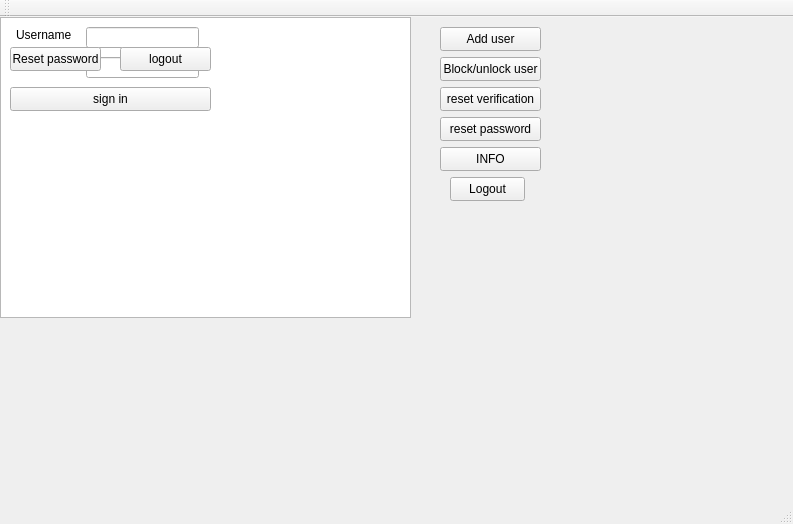
<?xml version="1.0" encoding="UTF-8"?>
<ui version="4.0">
 <class>SecurityLabClass</class>
 <widget class="QMainWindow" name="SecurityLabClass">
  <property name="geometry">
   <rect>
    <x>0</x>
    <y>0</y>
    <width>793</width>
    <height>524</height>
   </rect>
  </property>
  <property name="windowTitle">
   <string>SecurityLab</string>
  </property>
  <widget class="QWidget" name="centralWidget">
   <widget class="QWidget" name="AdminPage" native="true">
    <property name="geometry">
     <rect>
      <x>0</x>
      <y>0</y>
      <width>581</width>
      <height>301</height>
     </rect>
    </property>
    <widget class="QTableView" name="users_view">
     <property name="geometry">
      <rect>
       <x>0</x>
       <y>0</y>
       <width>411</width>
       <height>301</height>
      </rect>
     </property>
    </widget>
    <widget class="QPushButton" name="adm_add_user_btn">
     <property name="geometry">
      <rect>
       <x>440</x>
       <y>10</y>
       <width>101</width>
       <height>24</height>
      </rect>
     </property>
     <property name="text">
      <string>Add user</string>
     </property>
    </widget>
    <widget class="QPushButton" name="adm_block_btn">
     <property name="geometry">
      <rect>
       <x>440</x>
       <y>40</y>
       <width>101</width>
       <height>24</height>
      </rect>
     </property>
     <property name="text">
      <string>Block/unlock user</string>
     </property>
    </widget>
    <widget class="QPushButton" name="adm_reset_verification_btn">
     <property name="geometry">
      <rect>
       <x>440</x>
       <y>70</y>
       <width>101</width>
       <height>24</height>
      </rect>
     </property>
     <property name="text">
      <string>reset verification</string>
     </property>
    </widget>
    <widget class="QPushButton" name="adm_info_btn">
     <property name="geometry">
      <rect>
       <x>440</x>
       <y>130</y>
       <width>101</width>
       <height>24</height>
      </rect>
     </property>
     <property name="text">
      <string>INFO</string>
     </property>
    </widget>
    <widget class="QPushButton" name="adm_logout_btn">
     <property name="geometry">
      <rect>
       <x>450</x>
       <y>160</y>
       <width>75</width>
       <height>24</height>
      </rect>
     </property>
     <property name="text">
      <string>Logout</string>
     </property>
    </widget>
    <widget class="QPushButton" name="adm_reset_password">
     <property name="geometry">
      <rect>
       <x>440</x>
       <y>100</y>
       <width>101</width>
       <height>24</height>
      </rect>
     </property>
     <property name="text">
      <string>reset password</string>
     </property>
    </widget>
   </widget>
   <widget class="QWidget" name="LoginPage" native="true">
    <property name="geometry">
     <rect>
      <x>0</x>
      <y>0</y>
      <width>211</width>
      <height>111</height>
     </rect>
    </property>
    <widget class="QPushButton" name="login_sign_in_btn">
     <property name="geometry">
      <rect>
       <x>10</x>
       <y>70</y>
       <width>201</width>
       <height>24</height>
      </rect>
     </property>
     <property name="text">
      <string>sign in</string>
     </property>
    </widget>
    <widget class="QLineEdit" name="login_username_edt">
     <property name="geometry">
      <rect>
       <x>86</x>
       <y>10</y>
       <width>113</width>
       <height>21</height>
      </rect>
     </property>
    </widget>
    <widget class="QLineEdit" name="login_password_edt">
     <property name="geometry">
      <rect>
       <x>86</x>
       <y>40</y>
       <width>113</width>
       <height>21</height>
      </rect>
     </property>
    </widget>
    <widget class="QLabel" name="label_2">
     <property name="geometry">
      <rect>
       <x>16</x>
       <y>40</y>
       <width>49</width>
       <height>16</height>
      </rect>
     </property>
     <property name="text">
      <string>Password</string>
     </property>
    </widget>
    <widget class="QLabel" name="label">
     <property name="geometry">
      <rect>
       <x>16</x>
       <y>10</y>
       <width>61</width>
       <height>16</height>
      </rect>
     </property>
     <property name="text">
      <string>Username</string>
     </property>
    </widget>
   </widget>
   <widget class="QWidget" name="UserPage" native="true">
    <property name="geometry">
     <rect>
      <x>0</x>
      <y>0</y>
      <width>221</width>
      <height>121</height>
     </rect>
    </property>
    <widget class="QPushButton" name="user_reset_password_btn_2">
     <property name="geometry">
      <rect>
       <x>10</x>
       <y>30</y>
       <width>91</width>
       <height>24</height>
      </rect>
     </property>
     <property name="text">
      <string>Reset password</string>
     </property>
    </widget>
    <widget class="QPushButton" name="user_logout_btn_2">
     <property name="geometry">
      <rect>
       <x>120</x>
       <y>30</y>
       <width>91</width>
       <height>24</height>
      </rect>
     </property>
     <property name="text">
      <string>logout</string>
     </property>
    </widget>
   </widget>
  </widget>
  <widget class="QMenuBar" name="menuBar">
   <property name="geometry">
    <rect>
     <x>0</x>
     <y>0</y>
     <width>793</width>
     <height>22</height>
    </rect>
   </property>
  </widget>
  <widget class="QToolBar" name="mainToolBar">
   <attribute name="toolBarArea">
    <enum>TopToolBarArea</enum>
   </attribute>
   <attribute name="toolBarBreak">
    <bool>false</bool>
   </attribute>
  </widget>
  <widget class="QStatusBar" name="statusBar"/>
 </widget>
 <layoutdefault spacing="6" margin="11"/>
 <resources>
  <include location="SecurityLab.qrc"/>
 </resources>
 <connections/>
</ui>
